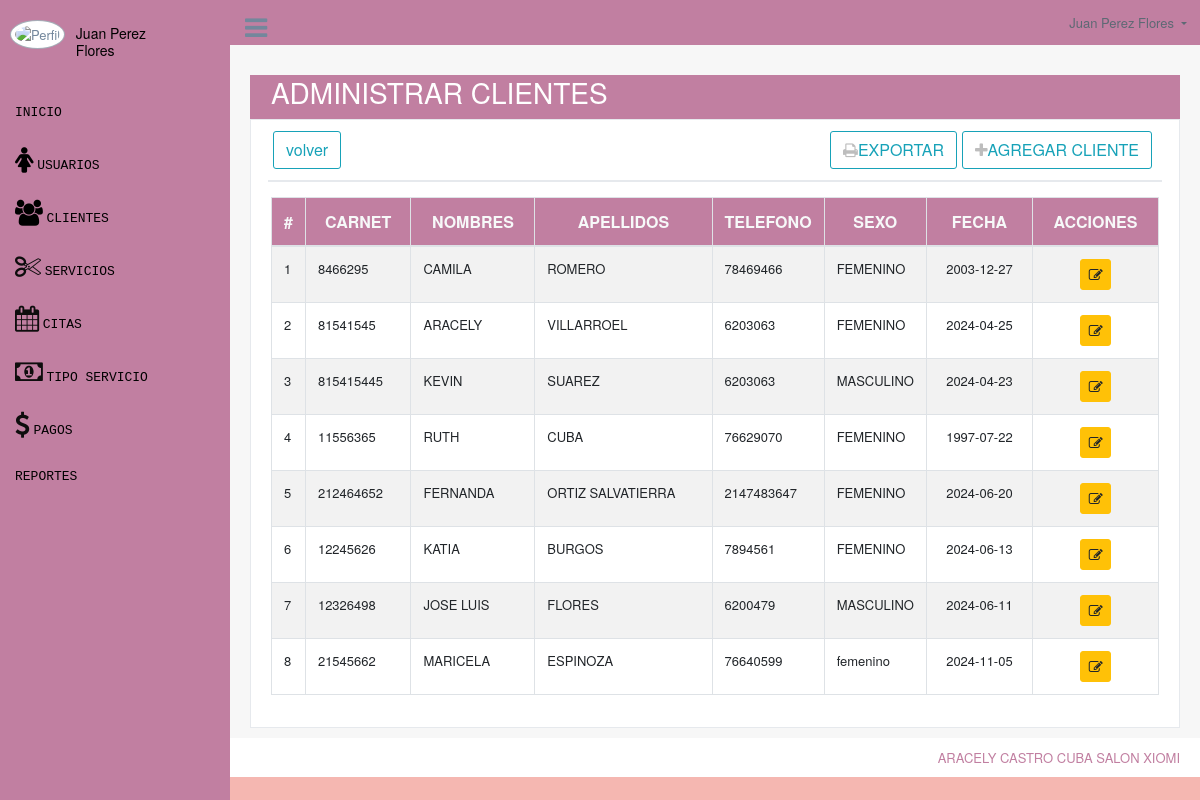
Page /clientes (signed in) on the committed database.
### tables this page shows
CREATE TABLE `cliente` (
  `idcliente` int(11) NOT NULL,
  `documento` varchar(20) DEFAULT NULL,
  `nombres` varchar(30) NOT NULL,
  `apellidos` varchar(50) NOT NULL,
  `telefono` int(9) DEFAULT NULL,
  `direccion` varchar(250) DEFAULT NULL,
  `sexo` varchar(20) NOT NULL,
  `fechaNacimiento` date NOT NULL
);

### controladores/plantilla.controlador.php (called while the page is built)
<?php
class ControladorPlantilla
{
	static public function crtPlantilla()
	{
		include "vistas/plantilla.php";
	}
}
?>

### index.php (called while the page is built, shortened)
<?php
require_once "controladores/plantilla.controlador.php";
require_once "controladores/fichas.controlador.php";
require_once "controladores/clientes.controlador.php";
require_once "controladores/servicios.controlador.php";
require_once "modelos/clientes.modelo.php";
$plantilla= new ControladorPlantilla();
$plantilla->crtPlantilla();
?>

### controladores/clientes.controlador.php (called while the page is built, shortened)
<?php
class ControladorClientes
{
	static public function ctrMostrarCliente($item, $valor)
	{
		$tabla = "cliente";
		$respuesta = ModeloClientes::mdlMostraCliente($tabla, $item, $valor);
		return $respuesta;
	}
}

### modelos/conexion.php (called while the page is built)
<?php
class Conexion
{
	static public function conectar()
	{
		$link = new PDO(
			"mysql:host=localhost;dbname=peluqueria",
			"root",
			""
		);
		$link->exec("set names utf8");
		return $link;
	}
}

### modelos/clientes.modelo.php (called while the page is built, shortened)
<?php
require_once "conexion.php";
class ModeloClientes
{
	static public function mdlMostraCliente($tabla, $item, $valor)
	{
		if ($item != null) {
			$stmt = Conexion::conectar()->prepare("SELECT * FROM $tabla WHERE $item = :$item");
			$stmt->bindParam(":" . $item, $valor, PDO::PARAM_STR);
			$stmt->execute();
			return $stmt->fetch();
		} else {
			$stmt = Conexion::conectar()->prepare("SELECT * FROM $tabla");
			$stmt->execute();
			return $stmt->fetchAll();
		}
	}
}

### vistas/modulos/clientes.php (the view, shortened to what this page needs)
 <Q!-- page content -->
<div class="right_col" role="main">
    <div class="">
        <div class="page-title">
            <div class="title_left">
                <h3>
                    <div class="text-white" style="width:98%; margin-left:5%;margin-top:5%;">ADMINISTRAR
                        CLIENTES</div>
                </h3>
            </div>
        </div>
        <div class="clearfix bg-info"></div>
        <div class="row">
            <div class="col-md-12 col-sm-12  ">
                <div class="x_panel">
                    <div class="x_title">
                        <button class="btn btn-outline-info pull-right" data-toggle="modal"
                            data-target="#modalAgregarCliente">
                            <span class="fa fa-plus"></span>AGREGAR CLIENTE
                        </button>
                        <button class="btn btn-outline-info pull-right btnReporteTotalClientes">
                            <span class="fa fa-print"></span>EXPORTAR
                        </button>
                        <form> <input type="button" class="btn btn-outline-info" value="volver"
                                onclick="history.back ()"> </form>
                    </div>
                    <div class="x_content">
                        <div class="row">
                            <div class="col-sm-12">
                                <div class="card-box table-responsive">
                                    <table id="Datatable" class="table table-striped table-bordered responsive tablas"
                                        style="#17202A:100%">
                                        <thead
                                        style="text-align:center; background-color:#c17fa1; font-size:16px; color:#f7f9f9;">
                                            <tr>
                                                <th style="width:10px">#</th>
                                                <th>CARNET</th>
                                                <th>NOMBRES</th>
                                                <th>APELLIDOS</th>
                                                <th>TELEFONO</th>
                                                <th>SEXO</th>
                                                <th>FECHA </th>
                                                <th>ACCIONES</th>
                                            </tr>
                                        </thead>
                                        <tbody>
                                            <?php
                                            $item = null;
                                            $valor = null;
                                            $cliente = ControladorClientes::ctrMostrarCliente($item, $valor);
                                            foreach ($cliente as $key => $value) {
                                                echo '<tr>
                                  <td>' . ($key + 1) . '</td>
                                  <td>' . $value["documento"] . '</td>
                                  <td>' . $value["nombres"] . '</td>
                                  <td>' . $value["apellidos"] . '</td>
                                  <td style="width:50px">' . $value["telefono"] . '</td>
                                  <td style="width:30px">' . $value["sexo"] . '</td>
                                  <td style="text-align:center">' . $value["fechaNacimiento"] . '</td>
                                  <td style="text-align:center">
                                    <div class="btn-group">
                                      <button class="btn btn-sm btn-warning btnEditarCliente"  idCliente="' . $value["idcliente"] . '" data-toggle="modal" data-target="#modalEditarCliente" style="width:90%; margin-left:1%"><i class="fa fa-edit"></i></button>
                                    </div>
                                    </td>
                                </tr>';
                                            }
                                            ?>
                                        </tbody>
                                    </table>
                                </div>
                            </div>
                        </div>
                    </div>
                </div>
            </div>
        </div>
    </div>
</div>

### vistas/plantilla.php (style rules this page uses)
.bg-info { background-color:#c17fa1 !important; }
.x_panel { background: ; }

### rows in the picture
cliente: documento "8466295", nombres "CAMILA", apellidos "ROMERO", telefono "78469466", sexo "FEMENINO", fechaNacimiento "2003-12-27"
cliente: documento "81541545", nombres "ARACELY", apellidos "VILLARROEL", telefono "6203063", sexo "FEMENINO", fechaNacimiento "2024-04-25"
cliente: documento "815415445", nombres "KEVIN", apellidos "SUAREZ", telefono "6203063", sexo "MASCULINO", fechaNacimiento "2024-04-23"
cliente: documento "11556365", nombres "RUTH", apellidos "CUBA", telefono "76629070", sexo "FEMENINO", fechaNacimiento "1997-07-22", $value["idcliente"] 9 (drawn)
cliente: documento "212464652", nombres "FERNANDA", apellidos "ORTIZ SALVATIERRA", telefono "2147483647", sexo "FEMENINO", fechaNacimiento "2024-06-20"
cliente: documento "12245626", nombres "KATIA", apellidos "BURGOS", telefono "7894561", sexo "FEMENINO", fechaNacimiento "2024-06-13"
cliente: documento "12326498", nombres "JOSE LUIS", apellidos "FLORES", telefono "6200479", sexo "MASCULINO", fechaNacimiento "2024-06-11"
cliente: documento "21545662", nombres "MARICELA", apellidos "ESPINOZA", telefono "76640599", sexo "femenino", fechaNacimiento "2024-11-05"

### other values in the picture
$_SESSION["nombre"] "Juan Perez Flores"
